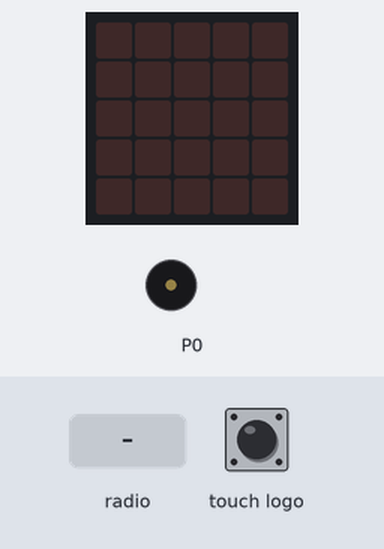
Simulated run of this program. Board: BBC micro:bit (MakeCode). On the bench: the board's 5×5 LED display, buzzer (waves = sounding). Inputs (shaded band) come from the test bench.

Above: at 1.2 s.
1.3 s: radio message "0" arrives
At 1.5 s:
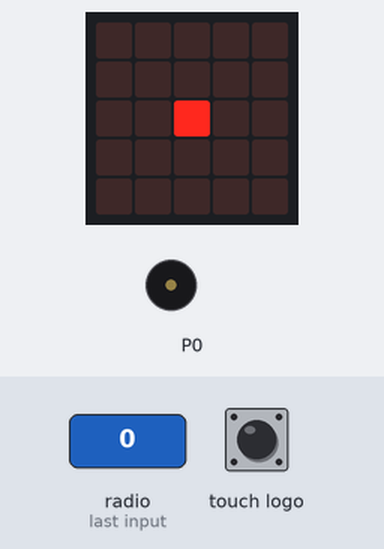
3.3 s: radio message "1" arrives
At 3.5 s:
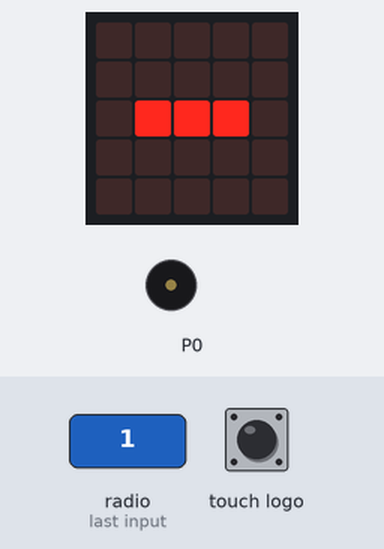
At 4.1 s:
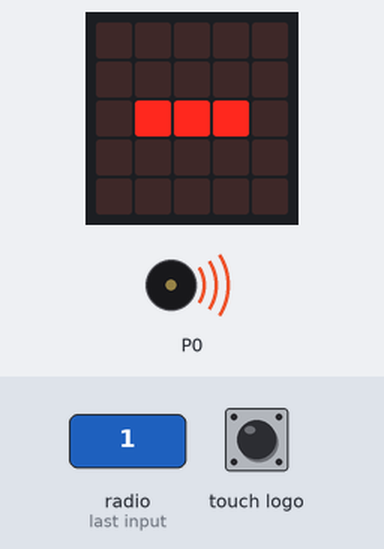
Timing chart, 0 to 6.3 s (numbered marks = the images above; inputs shaded):
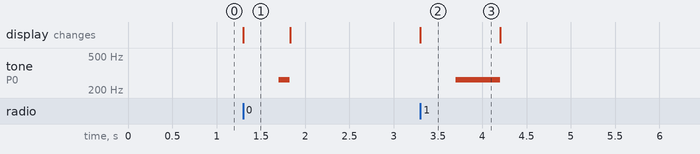

The program:

main.ts
```typescript
input.onLogoEvent(TouchButtonEvent.Pressed, function () {
    radio.sendNumber(0)
})
radio.onReceivedNumber(function (receivedNumber) {
    if (receivedNumber == 0) {
        basic.showLeds(`
            . . . . .
            . . . . .
            . . # . .
            . . . . .
            . . . . .
            `)
        music.playTone(262, music.beat(BeatFraction.Quarter))
    } else {
        basic.showLeds(`
            . . . . .
            . . . . .
            . # # # .
            . . . . .
            . . . . .
            `)
        music.playTone(262, music.beat(BeatFraction.Whole))
    }
    basic.clearScreen()
})
input.onLogoEvent(TouchButtonEvent.LongPressed, function () {
    radio.sendNumber(1)
})
```

test.ts
```typescript
// Hier kann man Tests durchführen; diese Datei wird nicht kompiliert, wenn dieses Paket als Erweiterung verwendet wird.
```

Measured:
- after the input at 1.3 s, tone on P0: silent → 262 Hz after 0.40 s, → silent 0.13 s later; the display: changes at once (image 1)
- after the input at 3.3 s, tone on P0: silent → 262 Hz after 0.40 s, → silent 0.50 s later; the display: changes at once (image 2)
- what the display in image 1 shows lasts 0.5 s, from 1.3 s to 1.8 s
- what the display in image 2 shows lasts 0.9 s, from 3.3 s to 4.2 s
